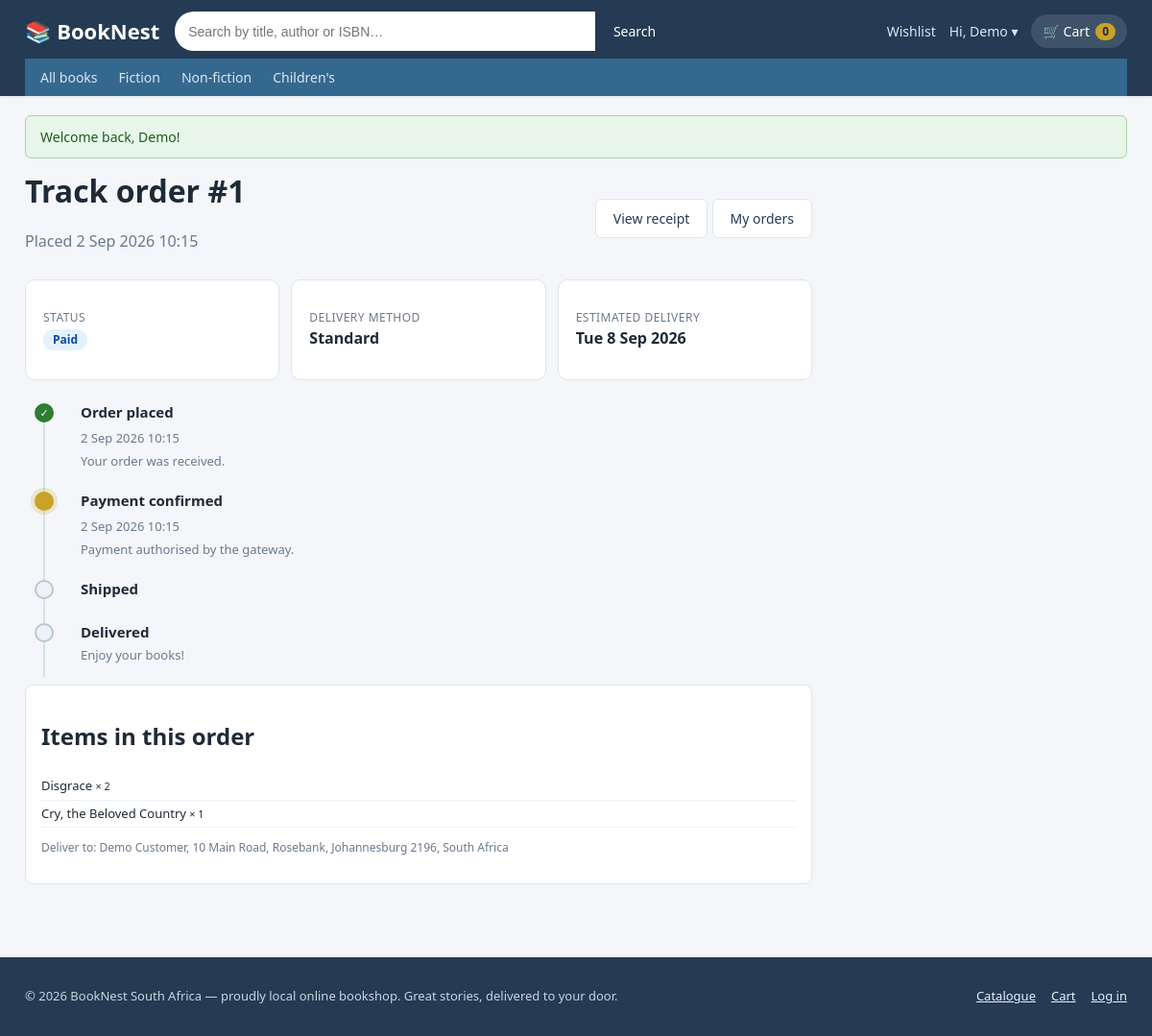
Page /track.php?order=1 (signed in) on the committed database.
### tables this page shows
CREATE TABLE orders (
    OrderID           INT          NOT NULL AUTO_INCREMENT,
    UserID            INT          NOT NULL,
    OrderDate         DATETIME     NOT NULL DEFAULT CURRENT_TIMESTAMP,
    TotalAmount       DECIMAL(8,2) NOT NULL,
    Status            ENUM('Pending','Paid','Shipped','Completed') NOT NULL DEFAULT 'Pending',
     
    ShipName          VARCHAR(60)  NULL,
    ShipAddress       VARCHAR(160) NULL,
    ShipCity          VARCHAR(60)  NULL,
    ShipPostcode      VARCHAR(12)  NULL,
    ShipCountry       VARCHAR(60)  NULL,
    ShipPhone         VARCHAR(30)  NULL,
     
    ShipMethod        ENUM('Standard','Express','Priority') NOT NULL DEFAULT 'Standard',
    ShipCost          DECIMAL(6,2) NOT NULL DEFAULT 0.00,
    EstimatedDelivery DATE         NULL,
    Carrier           VARCHAR(60)  NULL,
    TrackingNumber    VARCHAR(40)  NULL,
    ShippedDate       DATETIME     NULL,
    DeliveredDate     DATETIME     NULL,
     
    PromoCode         VARCHAR(40)  NULL,
    DiscountAmount    DECIMAL(8,2) NOT NULL DEFAULT 0.00,
    PRIMARY KEY (OrderID),
    KEY idx_orders_user (UserID),
    KEY idx_orders_status (Status),
    CONSTRAINT fk_orders_user FOREIGN KEY (UserID)
        REFERENCES users(UserID) ON DELETE RESTRICT ON UPDATE CASCADE
);

CREATE TABLE order_details (
    OrderDetailID   INT          NOT NULL AUTO_INCREMENT,
    OrderID         INT          NOT NULL,
    BookID          INT          NOT NULL,
    Quantity        INT          NOT NULL,
    PriceAtPurchase DECIMAL(6,2) NOT NULL,
    PRIMARY KEY (OrderDetailID),
    KEY idx_od_order (OrderID),
    KEY idx_od_book (BookID),
    CONSTRAINT fk_od_order FOREIGN KEY (OrderID)
        REFERENCES orders(OrderID) ON DELETE CASCADE ON UPDATE CASCADE,
    CONSTRAINT fk_od_book FOREIGN KEY (BookID)
        REFERENCES books(BookID) ON DELETE RESTRICT ON UPDATE CASCADE,
    CONSTRAINT chk_od_qty CHECK (Quantity > 0)
);

CREATE TABLE books (
    BookID    INT            NOT NULL AUTO_INCREMENT,
    Title     VARCHAR(200)   NOT NULL,
    Author    VARCHAR(120)   NOT NULL,
    Genre     VARCHAR(60)    NOT NULL,
    ISBN      VARCHAR(20)    NOT NULL,
    Price     DECIMAL(6,2)   NOT NULL,
    Stock     INT            NOT NULL DEFAULT 0,
    ImageURL  VARCHAR(255)   NULL,
    Synopsis  TEXT           NULL,
    PRIMARY KEY (BookID),
    UNIQUE KEY uq_books_isbn (ISBN),
    KEY idx_books_genre (Genre),
    KEY idx_books_title (Title)
);

### public/includes/db.php (called while the page is built, shortened)
<?php
final class DatabaseConnection
{
    private static ?DatabaseConnection $instance = null;
    private PDO $pdo;
    private function __construct()
    {
        $dsn = sprintf('mysql:host=%s;port=%d;dbname=%s;charset=utf8mb4',
            DB_HOST, DB_PORT, DB_NAME);
        $this->pdo = new PDO($dsn, DB_USER, DB_PASS, [
            PDO::ATTR_ERRMODE            => PDO::ERRMODE_EXCEPTION,
            PDO::ATTR_DEFAULT_FETCH_MODE => PDO::FETCH_ASSOC,
            PDO::ATTR_EMULATE_PREPARES   => false,
            PDO::ATTR_STRINGIFY_FETCHES  => false,
        ]);
    }
    public static function getInstance(): self
    {
        if (self::$instance === null) {
            self::$instance = new self();
        }
        return self::$instance;
    }
    public function pdo(): PDO
    {
        return $this->pdo;
    }
}

### public/includes/init.php (called while the page is built, shortened)
<?php
require_once __DIR__ . '/db.php';
require_once __DIR__ . '/functions.php';
function db(): PDO
{
    return DatabaseConnection::getInstance()->pdo();
}

### public/track.php (the view, shortened to what this page needs)
<?php
require_once __DIR__ . '/includes/init.php';
$id = (int) get('order');
$uid = (int) current_user()['UserID'];
$sql = 'SELECT o.*, u.Email, u.Name AS CustomerName
          FROM orders o JOIN users u ON u.UserID = o.UserID
         WHERE o.OrderID = ?';
if (!is_admin()) {
    $sql .= ' AND o.UserID = ' . $uid;
}
$stmt = db()->prepare($sql);
$stmt->execute([$id]);
$order = $stmt->fetch();
$stmt = db()->prepare(
    'SELECT od.Quantity, b.Title FROM order_details od
       JOIN books b ON b.BookID = od.BookID WHERE od.OrderID = ?'
);
$stmt->execute([$id]);
$items = $stmt->fetchAll();
$status = $order['Status'];
$steps  = [
    ['key' => 'placed', 'title' => 'Order placed', 'date' => $order['OrderDate'], 'desc' => 'Your order was received.'],
    ['key' => 'paid',   'title' => 'Payment confirmed', 'date' => $order['OrderDate'], 'desc' => 'Payment authorised by the gateway.' ],
    ['key' => 'shipped','title' => 'Shipped', 'date' => $order['ShippedDate'] ?: null, 'desc' => $order['Carrier'] ? 'With ' . $order['Carrier'] . ' — tracking below.' : ''],
    ['key' => 'delivered','title' => 'Delivered', 'date' => $order['DeliveredDate'] ?: null, 'desc' => 'Enjoy your books!'],
];
$currentKey = match ($status) {
    'Pending'   => 'paid',
    'Paid'      => 'paid',
    'Shipped'   => 'shipped',
    default     => 'delivered',
};
function step_state(string $key, string $current): string
{
    $orderList = ['placed', 'paid', 'shipped', 'delivered'];
    $ki = array_search($key, $orderList, true);
    $ci = array_search($current, $orderList, true);
    return $ki < $ci ? 'done' : ($ki === $ci ? 'current' : '');
}
include __DIR__ . '/includes/header.php';
?>
<div class="track-wrap">
  <div class="panel-head">
    <div>
      <h1>Track order #<?= (int) $order['OrderID'] ?></h1>
      <p class="muted">Placed <?= e(date('j M Y H:i', strtotime($order['OrderDate']))) ?></p>
    </div>
    <div>
      <a class="btn btn-light" href="confirmation.php?order=<?= (int) $order['OrderID'] ?>">View receipt</a>
      <a class="btn btn-light" href="profile.php">My orders</a>
    </div>
  </div>
  <div class="track-grid">
    <div class="track-meta">
      <dl><dt>Status</dt><dd><span class="badge badge-<?= e(strtolower($status)) ?>"><?= e($status) ?></span></dd></dl>
    </div>
    <div class="track-meta">
      <dl><dt>Delivery method</dt><dd><?= e($order['ShipMethod']) ?></dd></dl>
    </div>
    <div class="track-meta">
      <dl><dt>Estimated delivery</dt>
        <dd><?= !empty($order['EstimatedDelivery']) ? e(date('D j M Y', strtotime($order['EstimatedDelivery']))) : '—' ?></dd></dl>
    </div>
  </div>
  <ol class="timeline">
    <?php foreach ($steps as $s): $state = step_state($s['key'], $currentKey); ?>
      <li class="<?= $state ?>">
        <span class="dot"><?= $state === 'done' ? '&#10003;' : '' ?></span>
        <h3><?= e($s['title']) ?></h3>
        <?php if ($s['date']): ?>
          <time datetime="<?= e(date('c', strtotime($s['date']))) ?>"><?= e(date('j M Y H:i', strtotime($s['date']))) ?></time>
        <?php endif; ?>
        <?php if ($s['key'] === 'shipped' && !empty($order['TrackingNumber'])): ?>
          <p><?= e($s['desc']) ?> Carrier: <?= e($order['Carrier']) ?>
            &middot; Tracking: <span class="tracking-ref"><?= e($order['TrackingNumber']) ?></span></p>
        <?php elseif ($s['desc']): ?>
          <p><?= e($s['desc']) ?></p>
        <?php endif; ?>
      </li>
    <?php endforeach; ?>
  </ol>
  <section class="panel">
    <h2>Items in this order</h2>
    <ul class="mini-items">
      <?php foreach ($items as $it): ?>
        <li><span><?= e($it['Title']) ?> <small>&times; <?= (int) $it['Quantity'] ?></small></span></li>
      <?php endforeach; ?>
    </ul>
    <p class="muted small">Deliver to: <?= e($order['ShipName']) ?>, <?= e($order['ShipAddress']) ?>, <?= e($order['ShipCity']) ?> <?= e($order['ShipPostcode']) ?>, <?= e($order['ShipCountry']) ?></p>
  </section>
</div>
<?php include __DIR__ . '/includes/footer.php'; ?>

### public/css/style.css (style rules this page uses)
:root { --ink: #1f2a37; --muted: #6b7a8c; --brand: #243b53; --brand-2: #35688f; --accent: #c9a227; --paper: #ffffff; --bg: #f4f6f9; --line: #dfe5ec; --good: #2e7d32; --bad: #b3261e; --radius: 8px; --shadow: 0 1px 3px rgba(20, 40, 60, .10); --shadow-lg: 0 6px 20px rgba(20, 40, 60, .12); }
* { box-sizing: border-box; }
html { scroll-behavior: smooth; }
body { margin: 0; font-family: 'Segoe UI', system-ui, Arial, sans-serif; font-size: 16px; line-height: 1.5; color: var(--ink); background: var(--bg); display: flex; flex-direction: column; min-height: 100vh; }
a { color: var(--brand-2); }
.btn { display: inline-block; border: 1px solid transparent; cursor: pointer; text-align: center; text-decoration: none; font: inherit; font-size: 14px; padding: 9px 18px; border-radius: 6px; transition: filter .15s; }
.btn-light { background: #fff; color: var(--brand); border-color: var(--line); }
.muted { color: var(--muted); }
.small { font-size: 12px; }
.badge { display: inline-block; border-radius: 12px; padding: 2px 10px; font-size: 12px; font-weight: 600; }
.badge-paid { background: #e3f2fd; color: #0d47a1; }
.panel { background: #fff; border: 1px solid var(--line); border-radius: var(--radius); padding: 16px; margin: 0 0 16px; }
.mini-items { list-style: none; margin: 0 0 10px; padding: 0; font-size: 13px; }
.mini-items li { display: flex; justify-content: space-between; gap: 10px; padding: 4px 0; border-bottom: 1px dotted var(--line); }
.panel-head { display: flex; justify-content: space-between; gap: 14px; align-items: center; flex-wrap: wrap; margin-bottom: 12px; }
.panel-head h1 { margin: 0; }
.track-wrap { max-width: 820px; }
.track-meta { background: #fff; border: 1px solid var(--line); border-radius: 10px; padding: 14px 18px; }
.track-meta dt { color: var(--muted); font-size: 12px; text-transform: uppercase; letter-spacing: .04em; }
.track-meta dd { margin: 0; font-weight: 600; }
.track-grid { display: grid; grid-template-columns: repeat(auto-fit, minmax(150px, 1fr)); gap: 12px; }
.timeline { list-style: none; margin: 22px 0 0; padding: 0; position: relative; }
.timeline::before { content: ''; position: absolute; left: 19px; top: 8px; bottom: 8px; width: 2px; background: #d7e0e8; }
.timeline li { position: relative; padding: 0 0 20px 58px; }
.timeline .dot { position: absolute; left: 10px; top: 2px; width: 20px; height: 20px; border-radius: 50%; background: #eef2f6; border: 2px solid #b9c6d2; color: #fff; font-size: 11px; line-height: 16px; text-align: center; }
.timeline li.done .dot { background: var(--good); border-color: var(--good); }
.timeline li.current .dot { background: var(--accent); border-color: var(--accent); box-shadow: 0 0 0 4px rgba(201, 162, 39, .2); }
.timeline h3 { margin: 0 0 2px; font-size: 15px; }
.timeline time { color: var(--muted); font-size: 13px; }
.timeline p { margin: 4px 0 0; font-size: 13px; color: var(--muted); }

### rows in the picture
orders: OrderID "1", OrderDate "2 Sep 2026 10:15", Status "Paid", ShipMethod "Standard", EstimatedDelivery "Tue 8 Sep 2026", ShipName "Demo Customer", ShipAddress "10 Main Road, Rosebank", ShipCity "Johannesburg", ShipPostcode "2196", ShipCountry "South Africa"
order_details: BookID.Title "Disgrace", Quantity "2"
order_details: BookID.Title "Cry, the Beloved Country", Quantity "1"

### other values in the picture
explode(' ', $user['Name'])[0] "Demo"
$cartN "0"
$g "Fiction"
$g "Non-fiction"
$g "Children's"
$f['msg'] "Welcome back, Demo!"
$s['title'] "Order placed"
date('j M Y H:i', strtotime($s['date'])) "2 Sep 2026 10:15"
$s['desc'] "Your order was received."
$s['title'] "Payment confirmed"
$s['desc'] "Payment authorised by the gateway."
$s['title'] "Shipped"
$s['title'] "Delivered"
$s['desc'] "Enjoy your books!"
APP_NAME "BookNest"
